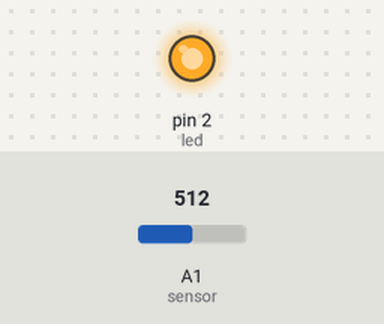
Recording of a sketch running on a simulated Arduino Uno, built with avr-gcc and run on an emulated ATmega328P. Shown: output pins drawn as LEDs (lit = HIGH). Inputs (shaded band) come from the test bench; at power-on: A1 (sensor) = 512.

Above: at 1.2 s.
1.3 s: A1 (sensor) set to 28
2.8 s: A1 (sensor) set to 22
At 3.6 s:
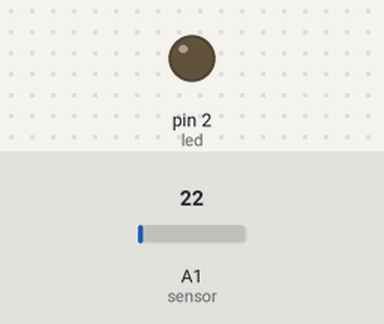
4.3 s: A1 (sensor) set to 122
At 4.7 s:
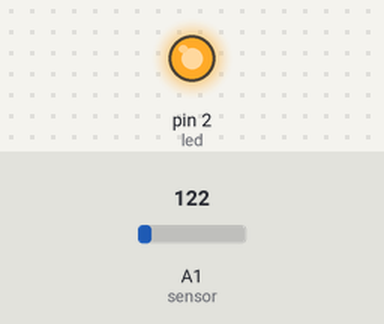
5.8 s: A1 (sensor) set to 15
At 7.0 s:
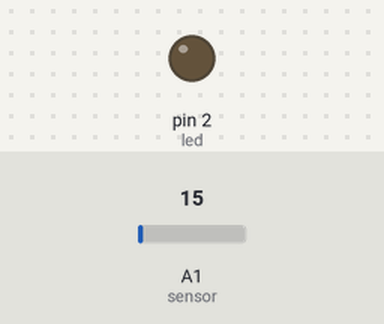
Timing chart, 0 to 8.3 s (numbered marks = the images above; inputs shaded):
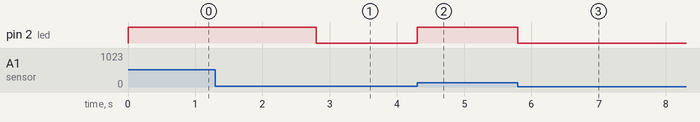

The sketch:

Temperature_Sensor.ino
```cpp
const byte sensor = 1;
const byte led = 2;
void setup() {
pinMode ( sensor , INPUT ) ;
pinMode ( led , OUTPUT );
}
void loop() {
if (analogRead(sensor) > 25  )
digitalWrite ( led , HIGH );
else
digitalWrite ( led , LOW );
}
```

Measured:
- the behaviour switches between 26 and 25 on A1 (sensor) (found by bisection; images 0 and 1)
- after the input at 1.3 s, every drawn part: stays the same
- after the input at 2.8 s, pin 2 (led): HIGH → LOW at once
- after the input at 4.3 s, pin 2 (led): LOW → HIGH at once
- after the input at 5.8 s, pin 2 (led): HIGH → LOW at once
